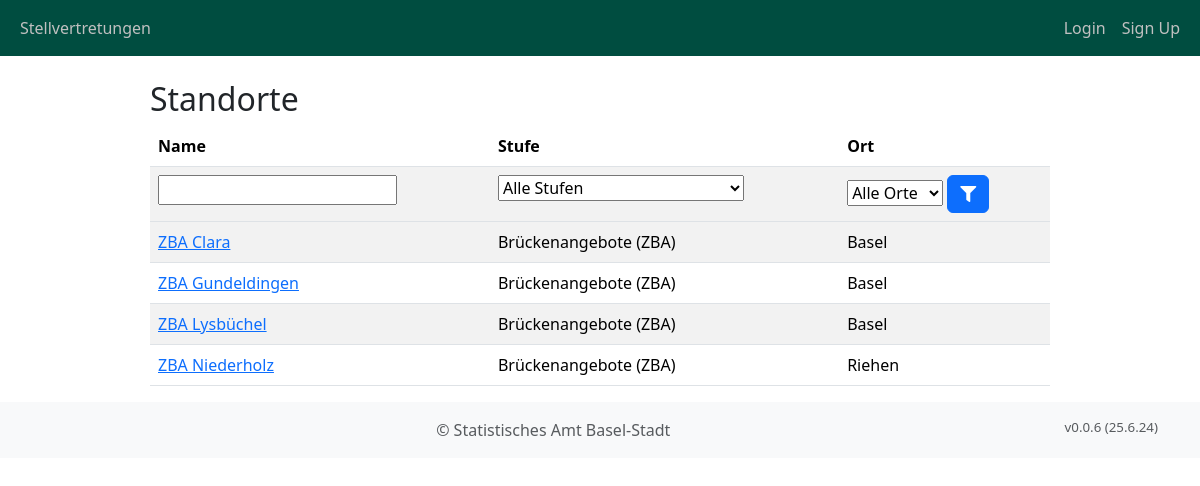
The page /school_management/schools/ on the database as committed earlier.
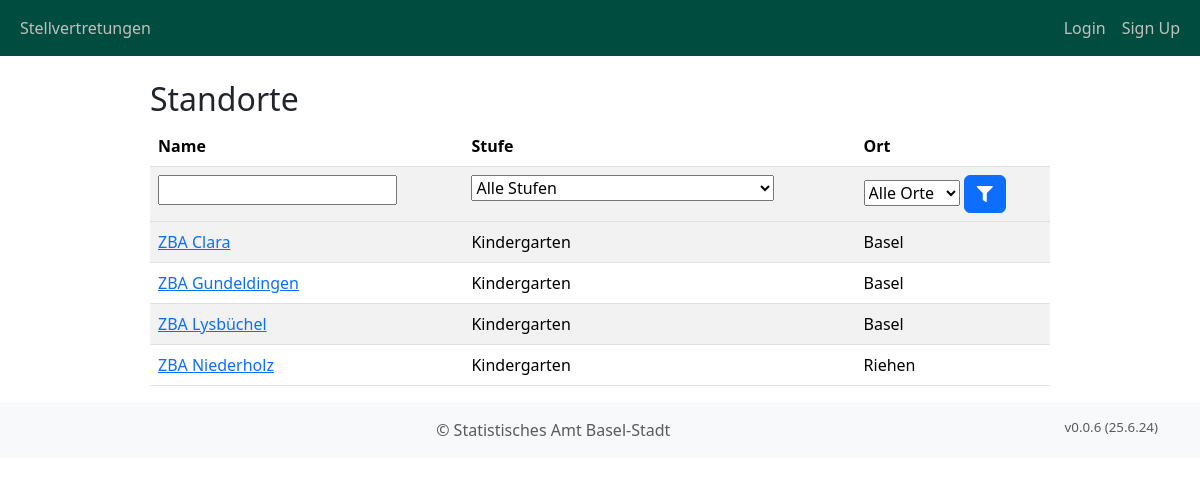
The same page on the database as committed later.
### school_management/models.py (models this page shows, shortened)
class School(models.Model):
    name = models.CharField(max_length=255, verbose_name="Standort")
    level = models.ForeignKey(
        Level,
        on_delete=models.CASCADE,
        verbose_name="Stufe",
        related_name="levels",
        default=1,
    )
    address = models.CharField(max_length=255, verbose_name="Adresse")
    url = models.URLField(verbose_name="Webseite", blank=True)
    location = models.ForeignKey(
        Location,
        on_delete=models.CASCADE,
        verbose_name="Ort",
        related_name="locations",
        default=1,
    )
    plz = models.IntegerField(verbose_name="Postleitzahl", default=4000)
    email = models.EmailField(verbose_name="Email", blank=True, max_length=255)
    phone_number = models.CharField(verbose_name="Telefonnummer", blank=True, max_length=255)
    mobile = models.CharField(verbose_name="Mobile", blank=True, max_length=255)
    class Meta:
        verbose_name = "Standort"
        verbose_name_plural = "Standorte"
        ordering = ["name"]

class Level(models.Model):
    name = models.CharField(max_length=255, verbose_name="Stufen-Name")
    name_short = models.CharField(max_length=255, verbose_name="Kurz-Name", blank=True)
    cycle = models.IntegerChoices("Zyklus", "1 2 3 4")
    cycle_name = models.CharField(
        max_length=255, verbose_name="Zyklus-Name", blank=True
    )
    cycle_name_short = models.CharField(
        max_length=255, verbose_name="Kurz-Zyklus-Name", blank=True
    )
    order = models.IntegerField(verbose_name="Reihenfolge", default=1)
    class Meta:
        verbose_name = "Stufe"
        verbose_name_plural = "Stufen"
        ordering = ["name"]

class Location(models.Model):
    name = models.CharField(max_length=255, verbose_name="Name")
    class Meta:
        verbose_name = "Ort"
        verbose_name_plural = "Orte"
        ordering = ["name"]
    def __str__(self):
        return f"{self.name}"

### school_management/views.py (the view)
# urls.py: path("schools/", SchoolListView.as_view(), name="school_list"),
class SchoolListView(ListView):
    model = School
    context_object_name = (
        "schools"  # The name of the variable to be used in the template
    )
    template_name = "school_management/school_list.html"  # Path to the template
    def get_queryset(self):
        queryset = super().get_queryset()  # Get the original queryset
        name_filter = self.request.GET.get("name_filter", "")
        level_filter = self.request.GET.get("level_filter", "")
        location_filter = self.request.GET.get("location_filter", "")
        if name_filter:
            queryset = queryset.filter(name__icontains=name_filter)
        if level_filter:
            queryset = queryset.filter(level__id=level_filter)
        if location_filter:
            queryset = queryset.filter(location__id=location_filter)
        return queryset
    def get_context_data(self, **kwargs):
        context = super().get_context_data(**kwargs)
        context[
            "locations"
        ] = Location.objects.all()  # Pass all locations to the template
        context["levels"] = Level.objects.all()  # Pass all locations to the template
        return context

### school_management/templatetags/user_tags.py (called while the page is built)
@register.filter(name='is_in_group')
def is_in_group(user, group_name):
    if user.is_authenticated:
        return user.groups.filter(name=group_name).exists()
    return False

### templates/school_management/school_list.html (shortened to what this page needs)
{% extends "base.html" %}
{% block content %}
<div class="table-container">
    <h2>Standorte</h2>
    <form method="get" action="">
      <table class="table table-striped">
        <thead>
            <tr>
                <th>Name</th>
                <th>Stufe</th>
                <th>Ort</th>
            </tr>
        </thead>
        <tr>
          <th><input type="text" name="name_filter" value="{{ request.GET.name_filter }}"></th>
          <th>
            <select name="level_filter">
              <option value="">Alle Stufen</option>
            </select>
          </th>
          <th>
            <select name="location_filter">
              <option value="">Alle Orte</option>
            </select>
            <button type="submit" class="btn btn-primary">
              <i class="fas fa-filter"></i>
            </button>
          </th>
      </tr>
        <tbody>
            {% for school in schools %}
            <tr>
                <td><a href="{% url 'school_management:schools' pk=school.pk %}">{{ school.name }}</a></td>
                <td>{{ school.level.name }}</td>
                <td>{{ school.location }}</td>
            </tr>
            {% endfor %}
        </tbody>
    </table>
  </form>
</div>
{% endblock %}

### templates/base.html (shortened to what this page needs)
{% load static %}
{% load user_tags %}
<!DOCTYPE html>
<html lang="de">
<head>
    {% load django_bootstrap5 %} {% bootstrap_css %} {% bootstrap_javascript %}
    <link rel="stylesheet" href="{% static 'css/styles.css' %}" />
    <link href="https://cdnjs.cloudflare.com/ajax/libs/font-awesome/5.15.4/css/all.min.css" rel="stylesheet" />
    <link rel="stylesheet" href="https://cdnjs.cloudflare.com/ajax/libs/toastr.js/latest/toastr.min.css">
</head>
<body>
  <nav class="navbar navbar-expand-sm navbar-custom">
    <div class="container-fluid">
      <ul class="navbar-nav">
        <li class="nav-item">
          <a class="nav-link {% if request.resolver_match.url_name == 'school_management:substitution_candidates_list' %}active{% endif %}" href="{% url 'school_management:substitution_candidates_list' %}">Stellvertretungen</a>
        </li>
      </ul>
      <ul class="navbar-nav ms-auto">
        {% if not request.user.is_authenticated %}
          <li class="nav-item">
            <a class="nav-link" href="{% url 'login' %}">Login</a>
          </li>
          <li class="nav-item">
            <a class="nav-link" href="{% url 'signup' %}">Sign Up</a>
          </li>
        {% endif %}
      </ul>
    </div>
  </nav>
  <br>
  {% block content %}{% endblock %}
  <footer class="footer mt-auto py-3 bg-light">
    <div class="container text-center">
      <span class="text-muted">&copy; Statistisches Amt Basel-Stadt<span style="float:right; font-size: smaller;">v0.0.6 (25.6.24)</span></span>
    </div>
  </footer>
</body>
</html>

### static/css/styles.css (style rules this page uses)
.table-container { margin-left: 150px; margin-right: 150px; }
.navbar-custom { background-color: #004d40; color: silver; }
.navbar-custom .navbar-brand, .navbar-custom .nav-link { color: silver; }

Rows that differ between the two databases and show on the page:
changed School "ZBA Clara": level.name "Brückenangebote (ZBA)" → "Kindergarten"
changed School "ZBA Gundeldingen": level.name "Brückenangebote (ZBA)" → "Kindergarten"
changed School "ZBA Lysbüchel": level.name "Brückenangebote (ZBA)" → "Kindergarten"
changed School "ZBA Niederholz": level.name "Brückenangebote (ZBA)" → "Kindergarten"
